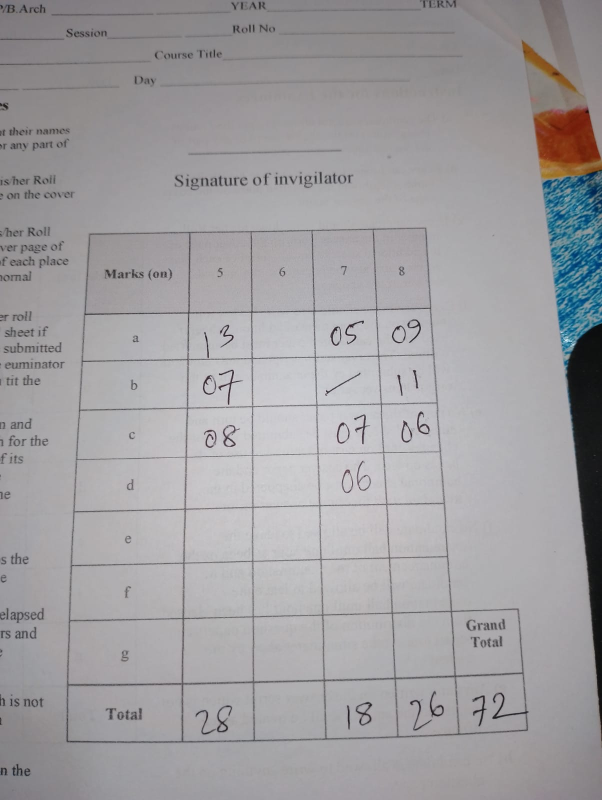
#> input picture obelens-ocr/tests/fixtures/answer_table_perspective.jpg, 1204 x 1600 px (shown at 1/2 size)
$ python -i cell_extractor.py   (imports and definitions only)
#> lines starting #> are read from the running program, lines starting #| are printed output that depends on the picture; after the words box and inside, x2 and y2 are one past the last pixel; in counts of white or black regions, pixels touching at a corner belong together
#> further down, picture is the input picture: shape (1600, 1204, 3); mean B, G, R 160.7, 158.1, 159.9
"""Perspective rectification and extraction of the OBE 5-column rubric."""
from dataclasses import dataclass
import cv2
import numpy as np
from .preprocessing import prepare_cell
from .table_processor import ExtractedCell, PARTS, TABLE_QUESTIONS

WARP_MARGIN = 96


class ExtractionError(ValueError):
    pass


@dataclass
class TableExtraction:
    image: np.ndarray
    cells: list
    corners: list
    transform: np.ndarray  # Coarse perspective transform; bounds also include the grid remap.


def _binary(image, *, faint=False):
    gray = cv2.cvtColor(image, cv2.COLOR_BGR2GRAY)
    # Estimate paper brightness separately from ink; keep original pixels for OCR.
    background = cv2.GaussianBlur(gray, (0, 0), 25)
    gray = cv2.divide(gray, np.maximum(background, 1), scale=255)
    gray = cv2.GaussianBlur(gray, (5, 5), 0)
    return cv2.adaptiveThreshold(gray, 255, cv2.ADAPTIVE_THRESH_GAUSSIAN_C,
                                 cv2.THRESH_BINARY_INV, 31, 4 if faint else 12)


def _intersection(a, b):
    point = np.cross(a, b)
    if abs(point[2]) < 1e-6:
        raise ExtractionError('Table edges do not form a quadrilateral')
    return point[:2] / point[2]


# Normalized borders measured from the reference and the regular rubric.
TEMPLATES = (
    (np.array([0,115,183,252,320,379])/379,
     np.array([0,96,150,202,255,308,361,414,474,526])/526),
    (np.linspace(0,1,6),
     np.array([0,100,180,260,340,420,500,580,660,740])/740),
)
# Perspective foreshortening changes row and column spacing independently.
TEMPLATES = tuple((xs, ys) for xs, _ in TEMPLATES for _, ys in TEMPLATES)


def _fit_axis(positions, ratios, span_hint, extent):
    """Register partial lines to a template, allowing outliers and missing edges."""
    positions = np.asarray(positions)
    best = None
    for i in range(len(positions)):
        for j in range(i+1,len(positions)):
            for a in range(len(ratios)):
                for b in range(a+1,len(ratios)):
                    span = (positions[j]-positions[i])/(ratios[b]-ratios[a])
                    if not .7*span_hint <= span <= 1.4*span_hint:
                        continue
                    expected = positions[i]-ratios[a]*span+ratios*span
                    # Avoid selecting an equally good but shifted fit outside
                    # the photograph when an outer border is missing.
                    if expected[0] < 0 or expected[-1] >= extent:
                        continue
                    distances = np.abs(expected[:,None]-positions)
                    errors = distances.min(axis=1)
                    matches = errors < max(4,span*.025)
                    score = int(matches.sum()) - float(np.minimum(errors/span,.08).sum())
                    score -= .2*abs(span/span_hint-1)
                    if best is None or score > best[0]:
                        best = score, expected, matches
    if best is not None:
        _, expected, matches = best
        nearest = np.abs(expected[:, None]-positions).argmin(axis=1)
        if matches.sum() >= 2:
            # Refine with all matched lines, rather than the initial pair alone.
            span, offset = np.linalg.lstsq(
                np.column_stack([ratios[matches], np.ones(matches.sum())]),
                positions[nearest[matches]], rcond=None)[0]
            refined = offset+ratios*span
            if refined[0] >= 0 and refined[-1] < extent:
                best = best[0], refined, matches
    return best


def _line_groups(lines, vertical, h, w):
    entries = []
    for x1,y1,x2,y2 in lines:
        dx,dy = x2-x1,y2-y1
        length = np.hypot(dx,dy)
        if vertical:
            if abs(dy) < .25*h or abs(dx) > .5*abs(dy):
                continue
            slope = dx/dy
            pos = x1+slope*(h/2-y1)
        else:
            if abs(dx) < .25*w or abs(dy) > .5*abs(dx):
                continue
            slope = dy/dx
            pos = y1+slope*(w/2-x1)
        entries.append((pos,slope,length))
    groups = []
    for entry in sorted(entries):
        if groups and entry[0]-groups[-1][-1][0] < max(4,min(h,w)*.008):
            groups[-1].append(entry)
        else:
            groups.append([entry])
    # Use the longest segment at each position; the Grand Total edges are short.
    representatives = [max(group,key=lambda item:item[2]) for group in groups]
    return sorted(sorted(representatives,key=lambda item:item[2],reverse=True)[:30])


def _line_candidates_binary(binary, *, deskew=True):
    h,w = binary.shape
    lines = cv2.HoughLinesP(binary,1,np.pi/720,35,
                          minLineLength=min(h,w)*.15,maxLineGap=40)
    candidates = []
    if lines is not None:
        vertical = _line_groups(lines[:,0],True,h,w)
        horizontal = _line_groups(lines[:,0],False,h,w)
        if len(vertical) >= 3 and len(horizontal) >= 4:
            width_hint = float(np.median(sorted([v[2] for v in horizontal],reverse=True)[:6]))
            height_hint = float(np.median(sorted([v[2] for v in vertical],reverse=True)[:6]))
            for xs,ys in TEMPLATES:
                xf = _fit_axis([v[0] for v in vertical],xs,width_hint,w)
                yf = _fit_axis([v[0] for v in horizontal],ys,height_hint,h)
                if xf is None or yf is None or xf[2].sum()<3 or yf[2].sum()<4:
                    continue
                def edge(groups,position,is_vertical,span):
                    nearest = min(groups,key=lambda v:abs(v[0]-position))
                    if abs(nearest[0]-position) < max(4, span*.04):
                        position, slope = nearest[:2]
                    else:
                        slope = float(np.median([v[1] for v in groups]))
                    if is_vertical:
                        return np.array([1.,-slope,slope*h/2-position])
                    return np.array([-slope,1.,slope*w/2-position])
                left,right = [edge(vertical,x,True,np.ptp(xf[1])) for x in xf[1][[0,-1]]]
                top,bottom = [edge(horizontal,y,False,np.ptp(yf[1])) for y in yf[1][[0,-1]]]
                candidates.append([_intersection(left,top),_intersection(right,top),
                                   _intersection(right,bottom),_intersection(left,bottom)])
    if deskew and lines is not None:
        segments = lines[:, 0].astype(float)
        dx, dy = segments[:, 2]-segments[:, 0], segments[:, 3]-segments[:, 1]
        angles = (np.degrees(np.arctan2(dy, dx))+45) % 90-45
        lengths = np.hypot(dx, dy)
        votes, bins = np.histogram(angles, bins=45, range=(-45, 45), weights=lengths)
        peak = (bins[int(votes.argmax())]+bins[int(votes.argmax())+1])/2
        selected = np.abs(angles-peak) < 5
        angle = float(np.average(angles[selected], weights=lengths[selected]))
        if abs(angle) > 5:
            matrix = cv2.getRotationMatrix2D((w/2, h/2), angle, 1)
            cosine, sine = abs(matrix[0, 0]), abs(matrix[0, 1])
            width, height = int(np.ceil(w*cosine+h*sine)), int(np.ceil(h*cosine+w*sine))
            matrix[:, 2] += [(width-w)/2, (height-h)/2]
            upright = cv2.warpAffine(binary, matrix, (width, height), borderValue=0)
            inverse = cv2.invertAffineTransform(matrix)
            for points in _line_candidates_binary(upright, deskew=False):
                candidates.append(cv2.transform(np.float32([points]), inverse)[0])
    return candidates


def _locate_candidates(image, binary):
    """Rank contour quadrilaterals before validating their warped grids."""
    h, w = image.shape[:2]
    # Close small breaks without erasing slanted lines as directional opening can.
    closed = cv2.morphologyEx(binary, cv2.MORPH_CLOSE, np.ones((5, 5), np.uint8))
    contours, _ = cv2.findContours(closed, cv2.RETR_LIST, cv2.CHAIN_APPROX_SIMPLE)
    ranked = []
    for contour in sorted(contours, key=cv2.contourArea, reverse=True)[:80]:
        area = cv2.contourArea(contour)
        if area < max(1000, h*w*.02):
            continue
        for tolerance in (.015, .025, .04):
            polygon = cv2.approxPolyDP(contour, tolerance*cv2.arcLength(contour, True), True)
            if len(polygon) != 4 or not cv2.isContourConvex(polygon):
                continue
            points = polygon[:, 0].astype(np.float32)
            center = points.mean(axis=0)
            points = points[np.argsort(np.arctan2(points[:, 1]-center[1], points[:, 0]-center[0]))]
            points = np.roll(points, -int(np.argmin(points.sum(axis=1))), axis=0)
            # Keep the same TL,TR,BR,BL contract as the native editor.
            if (points[0,0] >= points[1,0] or points[3,0] >= points[2,0]
                    or points[0,1] >= points[3,1] or points[1,1] >= points[2,1]):
                continue
            width = (np.linalg.norm(points[1]-points[0])+np.linalg.norm(points[2]-points[3]))/2
            height = (np.linalg.norm(points[3]-points[0])+np.linalg.norm(points[2]-points[1]))/2
            ratio = width/max(height, 1)
            if not .25 < ratio < 1.5:
                continue
            rectangularity = min(area/max(cv2.contourArea(points), 1), 1)
            score = rectangularity + area/(h*w) - abs(np.log(ratio/.7))*.3
            if not any(np.max(np.linalg.norm(points-old, axis=1)) < 8 for _, old in ranked):
                ranked.append((score, points))
            break
    return [points for _, points in sorted(ranked, key=lambda item: item[0], reverse=True)]


def rectify(image, corners=None):
    if corners is None:
        h,w = image.shape[:2]
        best = None
        for faint in (False, True):
            binary = _binary(image, faint=faint)
            # A Grand Total extension can turn a contour into a false trapezoid.
            # Compare its grid with the long-line reconstruction as well.
            candidates = _locate_candidates(image, binary)+_line_candidates_binary(binary)
            for candidate in candidates:
                candidate = np.asarray(candidate)
                if (np.any(candidate < 0) or np.any(candidate[:, 0] >= w)
                        or np.any(candidate[:, 1] >= h)):
                    continue
                try:
                    corrected, points, transform = rectify(image, candidate)
                    score, _, _ = _align_template(corrected)
                except ExtractionError:
                    continue
                if best is None or score > best[0]:
                    best = score, corrected, points, transform
            if best is not None:
                break
#> this loop made 1 pass
#> pass 1, in _binary, `gray = cv2.cvtColor(image, cv2.COLOR_BGR2GRAY)`:
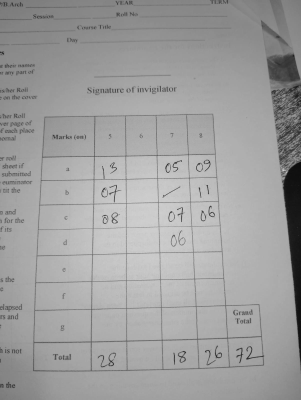
#> gray: shape (1600, 1204) (shown at 1/4 size); min 6, max 248, mean 158.9
#> pass 1, in _binary, `background = cv2.GaussianBlur(gray, (0, 0), 25)`:
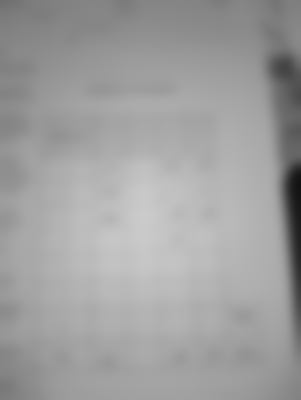
#> background: shape (1600, 1204) (shown at 1/4 size); min 18, max 203, mean 158.9
#> pass 1, in _binary, `gray = cv2.divide(gray, np.maximum(background, 1), scale=255)`:
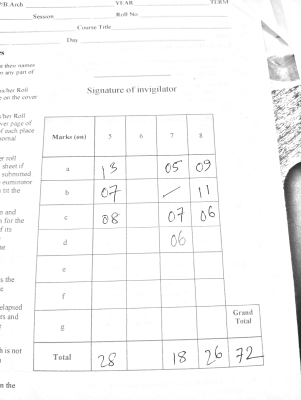
#> gray: shape (1600, 1204) (shown at 1/4 size); min 9, max 255, mean 247.8
#> after the loop:
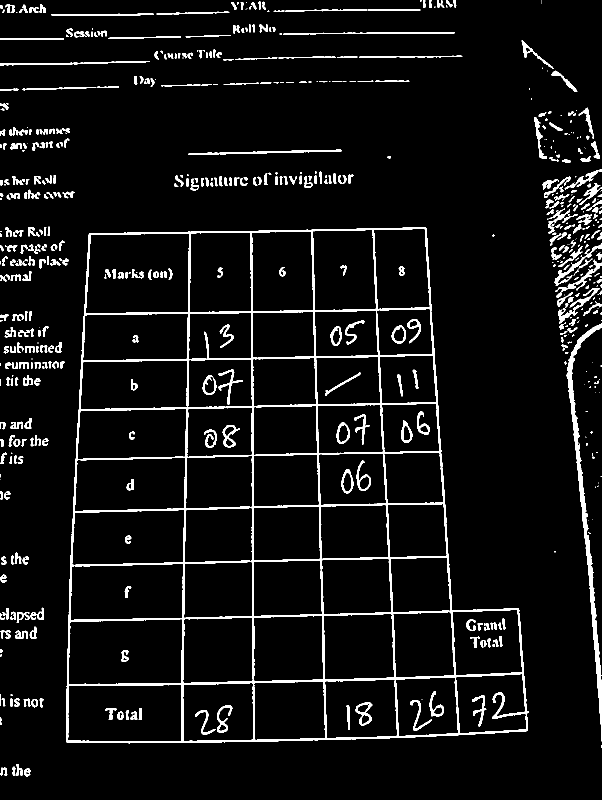
#> binary: shape (1600, 1204) (shown at 1/2 size); 5.9% white; 626 white regions (192 under 20 px), largest, box (x1, y1, x2, y2) and area: (132, 455, 1057, 1487) 51601, (1133, 647, 1204, 1483) 6729, (376, 299, 683, 310) 1094
#> after the loop:
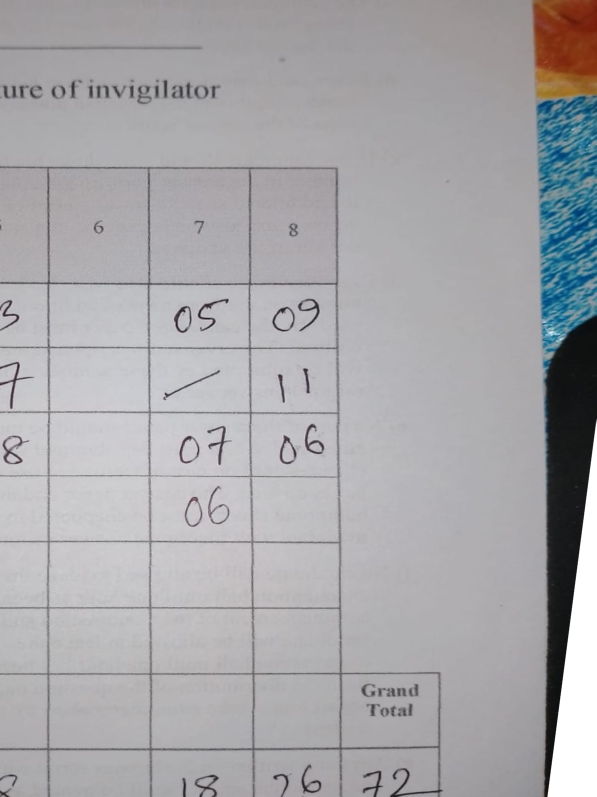
#> corrected: shape (1593, 1193, 3) (shown at 1/2 size); mean B, G, R 170.2, 167.2, 167.8
        if best is None:
            raise ExtractionError('Could not locate the main marks table. Capture the complete table clearly.')
        return best[1:]
    points = np.asarray(corners, dtype=np.float32)
    if points.shape != (4, 2) or not np.isfinite(points).all():
        raise ExtractionError('Corners must be four finite [x,y] pairs in TL,TR,BR,BL order')
    if not cv2.isContourConvex(points) or cv2.contourArea(points) < 1000:
        raise ExtractionError('Invalid or too small table quadrilateral')
    width = int(max(np.linalg.norm(points[1]-points[0]), np.linalg.norm(points[2]-points[3])))
    height = int(max(np.linalg.norm(points[3]-points[0]), np.linalg.norm(points[2]-points[1])))
    if max(width, height) > 4000:
        raise ExtractionError('Table dimensions exceed extraction limits')
    # Curved outer borders can extend beyond their corner quadrilateral.
    width, height = 1000, 1400
    margin = WARP_MARGIN
    dest = np.float32([[margin, margin], [width+margin, margin],
                      [width+margin, height+margin], [margin, height+margin]])
    transform = cv2.getPerspectiveTransform(points, dest)
    corrected = cv2.warpPerspective(image, transform, (width+2*margin+1, height+2*margin+1), borderValue=(255,255,255))
    return corrected, points.tolist(), transform


def _positions(mask, axis, minimum):
    projection = np.count_nonzero(mask, axis=axis)
    indices = np.flatnonzero(projection >= minimum)
    groups = np.split(indices, np.flatnonzero(np.diff(indices) > 3)+1)
    return [int(round(float(g.mean()))) for g in groups if len(g)]


GRID_SAMPLES = 17


def _grid_profiles(binary, vertical):
    """Short line segments survive mild curvature; local strips avoid smearing peaks."""
    h, w = binary.shape
    thickness = np.ones((1, 7) if vertical else (7, 1), np.uint8)
    length = max(9, ((h if vertical else w)//32) | 1)
    kernel = np.ones((length, 1) if vertical else (1, length), np.uint8)
    mask = cv2.morphologyEx(cv2.dilate(binary, thickness), cv2.MORPH_OPEN, kernel)
    span = h if vertical else w
    edges = np.linspace(0, span, GRID_SAMPLES+1).astype(int)
    centers = (edges[:-1]+edges[1:]-1)/2
    profiles = []
    for start, end in zip(edges[:-1], edges[1:]):
        strip = mask[start:end, :] if vertical else mask[:, start:end]
        profiles.append(_positions(strip, 0 if vertical else 1, (end-start)*.35))
    return centers, profiles


def _trace_grid(profiles, centers, expected):
    tracks, count, score = [], 0, 0.
    for index, position in enumerate(expected):
        gap = min(np.diff(expected)[max(0, index-1):min(len(expected)-1, index+1)])
        radius = max(8., gap*.4)
        found = []
        predicted = position
        for candidates in profiles:
            nearest = min(candidates, key=lambda value: abs(value-predicted)) if candidates else None
            if nearest is not None and abs(nearest-predicted) < radius:
                predicted = float(nearest)
                found.append(predicted)
            else:
                found.append(np.nan)
        valid = np.isfinite(found)
        if valid.sum() >= GRID_SAMPLES*.4:
            trace = np.interp(centers, centers[valid], np.asarray(found)[valid])
            count += 1
            score += float(valid.mean()) - min(float(np.median(abs(trace-position)))/gap, .4)
        else:
            trace = np.full(GRID_SAMPLES, position)
        tracks.append(trace)
    return np.asarray(tracks), count, score


def _align_grid(corrected, *, manual=False):
    """Register the rubric, following each visible boundary across the photograph."""
    for faint in (False, True):
        binary = _binary(corrected, faint=faint)
        h,w = binary.shape
        sample_y, vertical = _grid_profiles(binary, True)
        sample_x, horizontal = _grid_profiles(binary, False)
        best = None
        for xr,yr in TEMPLATES:
            xs, ys = WARP_MARGIN+xr*(w-2*WARP_MARGIN-1), WARP_MARGIN+yr*(h-2*WARP_MARGIN-1)
            vx, nx, sx = _trace_grid(vertical, sample_y, xs)
            hy, ny, sy = _trace_grid(horizontal, sample_x, ys)
            if np.min(np.diff(vx, axis=0)) < 15 or np.min(np.diff(hy, axis=0)) < 15:
                continue
            if ((manual and faint) or (nx>=3 and ny>=4)) and (best is None or sx+sy>best[0]):
                best = sx+sy, xs, ys, vx, hy, sample_x, sample_y
        if best is not None:
            return best
    raise ExtractionError('Insufficient evidence to localize the main marks table.')


def _align_template(corrected, *, manual=False):
    score, xs, ys, *_ = _align_grid(corrected, manual=manual)
    return score, np.rint(xs).astype(int).tolist(), np.rint(ys).astype(int).tolist()


# [67 lines left out: functions _straighten_grid, detect_corners, extract_cells, not called in this run]

>>> import cv2
>>> picture = cv2.imread('../tests/fixtures/answer_table_perspective.jpg')
>>> result = rectify(picture)

$ run again, on obelens-ocr/tests/fixtures/answer_table_q5_q8.jpg
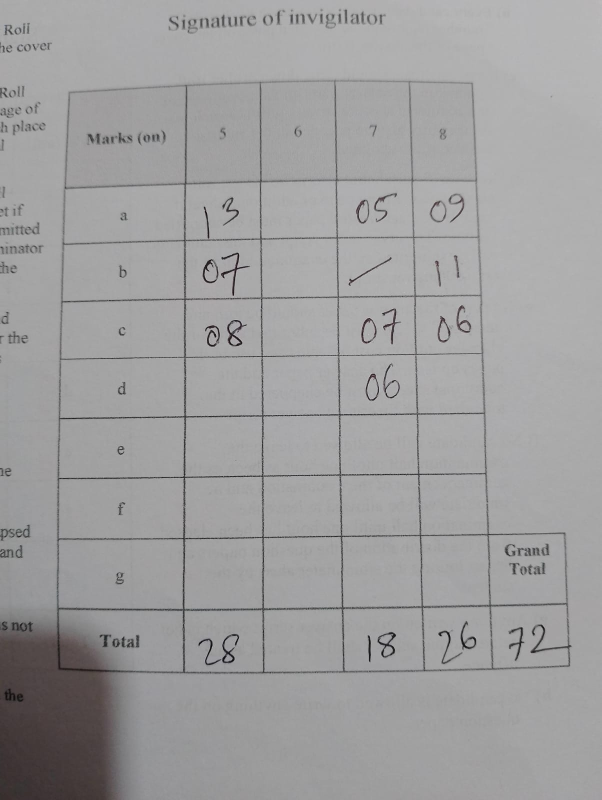
#> input picture obelens-ocr/tests/fixtures/answer_table_q5_q8.jpg, 1204 x 1600 px (shown at 1/2 size)
#> picture is the input picture: shape (1600, 1204, 3); mean B, G, R 158.9, 158.5, 159
#> the loop in rectify, `for faint in (False, True):` made 1 pass
#> after the loop in rectify, `for faint in (False, True):`:
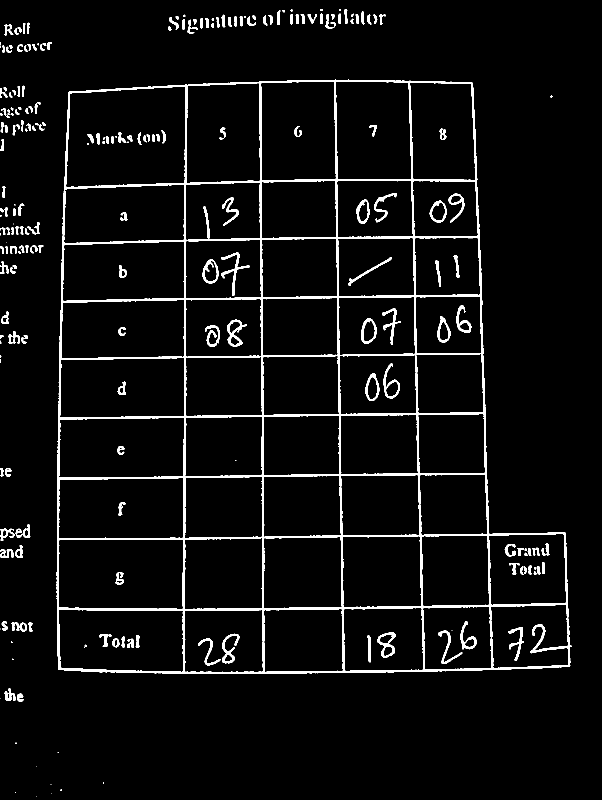
#> binary: shape (1600, 1204) (shown at 1/2 size); 4.8% white; 232 white regions (43 under 20 px), largest, box (x1, y1, x2, y2) and area: (113, 159, 1143, 1348) 63518, (442, 505, 500, 592) 799, (454, 639, 494, 693) 712
#> after the loop in rectify, `for faint in (False, True):`:
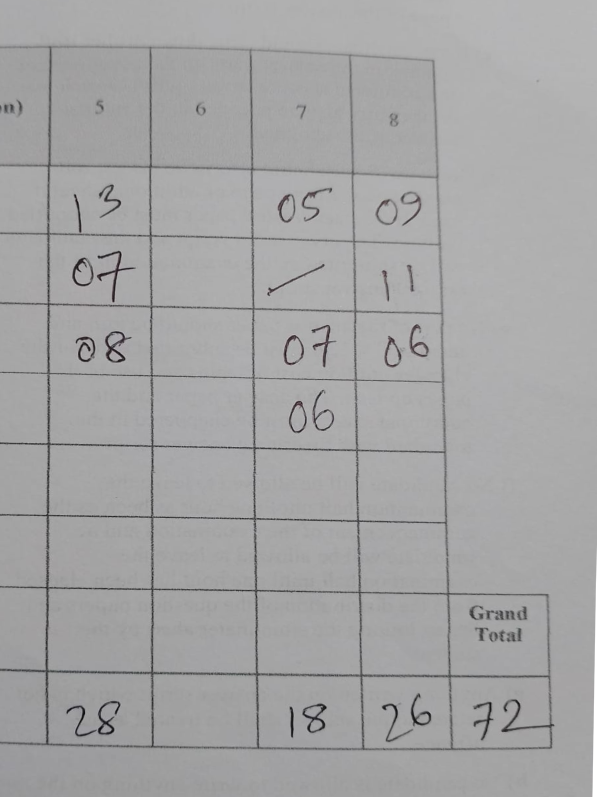
#> corrected: shape (1593, 1193, 3) (shown at 1/2 size); mean B, G, R 164.5, 164.2, 164.3
